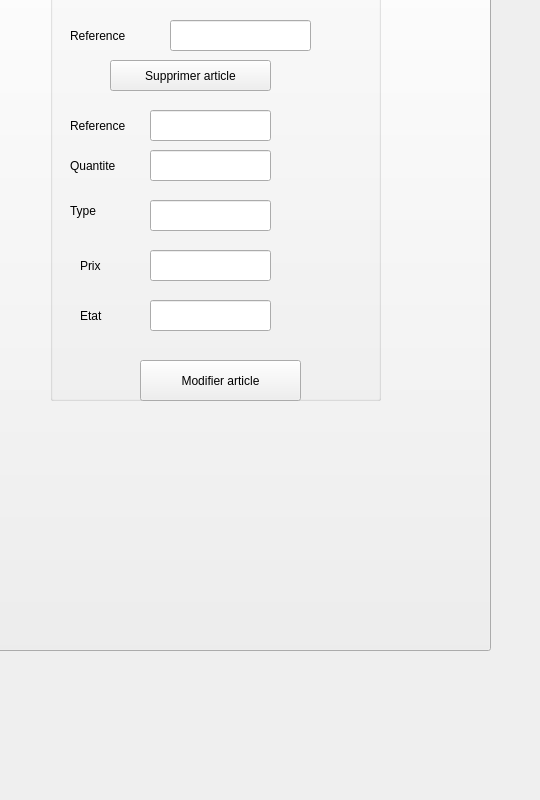
      <widget class="QWidget" name="tab_10">
       <attribute name="title">
        <string>supprimer </string>
       </attribute>
       <widget class="QPushButton" name="pushButton_26">
        <property name="geometry">
         <rect>
          <x>-40</x>
          <y>-140</y>
          <width>531</width>
          <height>791</height>
         </rect>
        </property>
        <property name="text">
         <string/>
        </property>
        <property name="icon">
         <iconset>
          <normaloff>../Creator The Podcast (6).png</normaloff>../Creator The Podcast (6).png</iconset>
        </property>
        <property name="iconSize">
         <size>
          <width>1000</width>
          <height>1000</height>
         </size>
        </property>
       </widget>
       <widget class="QGroupBox" name="groupBox_4">
        <property name="geometry">
         <rect>
          <x>50</x>
          <y>-30</y>
          <width>331</width>
          <height>431</height>
         </rect>
        </property>
        <property name="styleSheet">
         <string notr="true">
border-color: rgb(0, 0, 0);
color: rgb(0, 0, 0);
</string>
        </property>
        <property name="title">
         <string/>
        </property>
        <widget class="QLabel" name="label_61">
         <property name="geometry">
          <rect>
           <x>20</x>
           <y>180</y>
           <width>71</width>
           <height>31</height>
          </rect>
         </property>
         <property name="text">
          <string>Quantite</string>
         </property>
        </widget>
        <widget class="QLineEdit" name="lineEdit_quantite_2">
         <property name="geometry">
          <rect>
           <x>100</x>
           <y>180</y>
           <width>121</width>
           <height>31</height>
          </rect>
         </property>
         <property name="placeholderText">
          <string/>
         </property>
        </widget>
        <widget class="QLabel" name="label_62">
         <property name="geometry">
          <rect>
           <x>20</x>
           <y>220</y>
           <width>91</width>
           <height>41</height>
          </rect>
         </property>
         <property name="text">
          <string>Type</string>
         </property>
        </widget>
        <widget class="QLabel" name="label_63">
         <property name="geometry">
          <rect>
           <x>20</x>
           <y>140</y>
           <width>61</width>
           <height>31</height>
          </rect>
         </property>
         <property name="text">
          <string>Reference</string>
         </property>
        </widget>
        <widget class="QLineEdit" name="lineEdit_type_2">
         <property name="geometry">
          <rect>
           <x>100</x>
           <y>230</y>
           <width>121</width>
           <height>31</height>
          </rect>
         </property>
        </widget>
        <widget class="QLineEdit" name="lineEdit_reference_2">
         <property name="geometry">
          <rect>
           <x>100</x>
           <y>140</y>
           <width>121</width>
           <height>31</height>
          </rect>
         </property>
         <property name="text">
          <string/>
         </property>
        </widget>
        <widget class="QPushButton" name="pushButton_updateL">
         <property name="geometry">
          <rect>
           <x>90</x>
           <y>390</y>
           <width>161</width>
           <height>41</height>
          </rect>
         </property>
         <property name="styleSheet">
          <string notr="true">font: 12pt &quot;MS Shell Dlg 2&quot;;</string>
         </property>
         <property name="text">
          <string>Modifier article</string>
         </property>
        </widget>
        <widget class="QLineEdit" name="lineEdit_prix_2">
         <property name="geometry">
          <rect>
           <x>100</x>
           <y>280</y>
           <width>121</width>
           <height>31</height>
          </rect>
         </property>
         <property name="text">
          <string/>
         </property>
         <property name="placeholderText">
          <string/>
         </property>
        </widget>
        <widget class="QLabel" name="label_65">
         <property name="geometry">
          <rect>
           <x>30</x>
           <y>280</y>
           <width>71</width>
           <height>31</height>
          </rect>
         </property>
         <property name="text">
          <string>Prix</string>
         </property>
        </widget>
        <widget class="QLabel" name="label_66">
         <property name="geometry">
          <rect>
           <x>30</x>
           <y>330</y>
           <width>71</width>
           <height>31</height>
          </rect>
         </property>
         <property name="text">
          <string>Etat</string>
         </property>
        </widget>
        <widget class="QLineEdit" name="lineEdit_etat_2">
         <property name="geometry">
          <rect>
           <x>100</x>
           <y>330</y>
           <width>121</width>
           <height>31</height>
          </rect>
         </property>
         <property name="placeholderText">
          <string/>
         </property>
        </widget>
        <widget class="QLabel" name="label_64">
         <property name="geometry">
          <rect>
           <x>20</x>
           <y>30</y>
           <width>121</width>
           <height>71</height>
          </rect>
         </property>
         <property name="styleSheet">
          <string notr="true">font: 10pt &quot;MS Shell Dlg 2&quot;;</string>
         </property>
         <property name="text">
          <string>Reference</string>
         </property>
        </widget>
        <widget class="QLineEdit" name="le_quantite_supp">
         <property name="geometry">
          <rect>
           <x>120</x>
           <y>50</y>
           <width>141</width>
           <height>31</height>
          </rect>
         </property>
        </widget>
        <widget class="QPushButton" name="pushButton_supprimerL">
         <property name="geometry">
          <rect>
           <x>60</x>
           <y>90</y>
           <width>161</width>
           <height>31</height>
          </rect>
         </property>
         <property name="styleSheet">
          <string notr="true">font: 11pt &quot;MS Shell Dlg 2&quot;;
font: 10pt &quot;MS Shell Dlg 2&quot;;</string>
         </property>
         <property name="text">
          <string>Supprimer article</string>
         </property>
        </widget>
       </widget>
      </widget>
